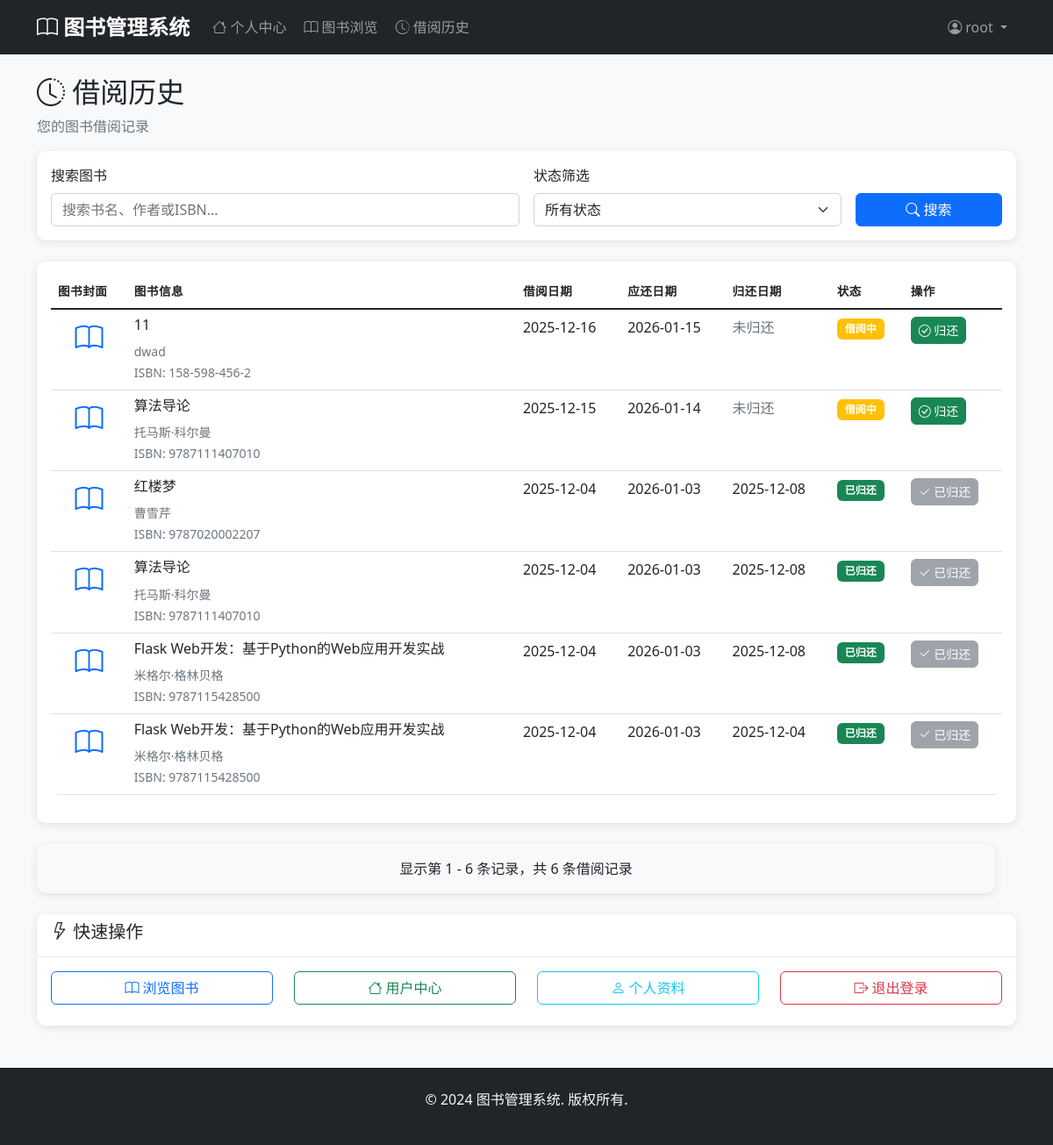
/user/borrow-history (signed in), run on an earlier commit of the app's database.
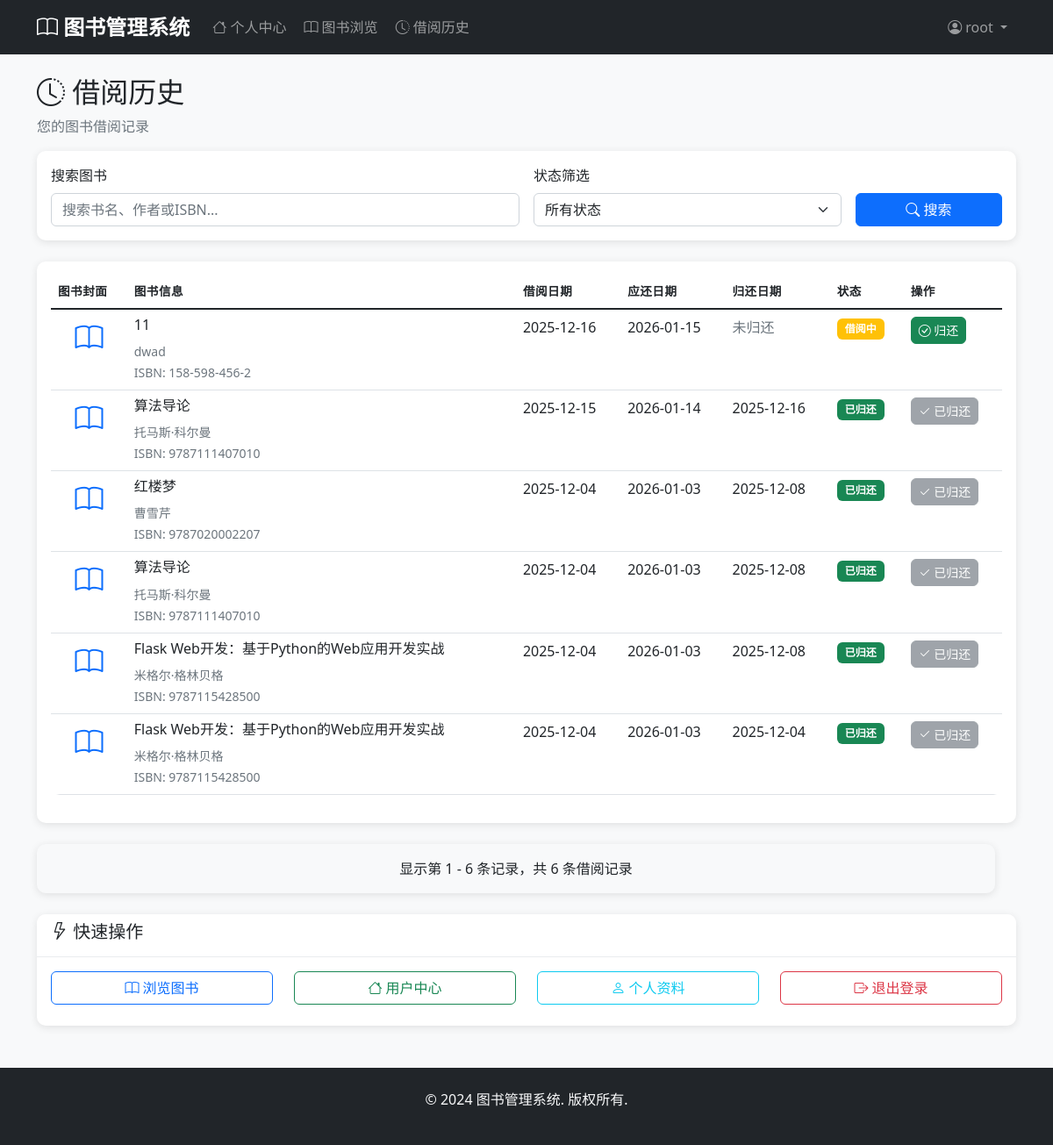
And on a later commit of the database.
### models.py (models this page shows, shortened)
class User(db.Model, UserMixin):
    __tablename__ = 'users'
    id = db.Column(db.Integer, primary_key=True)
    username = db.Column(db.String(80), unique=True, nullable=False)
    email = db.Column(db.String(120), unique=True, nullable=False)
    password_hash = db.Column(db.String(128), nullable=False)
    full_name = db.Column(db.String(100), nullable=False)
    phone = db.Column(db.String(20))
    address = db.Column(db.Text)
    created_at = db.Column(db.DateTime, default=datetime.utcnow)
    borrow_records = db.relationship('BorrowRecord', backref='user', lazy=True)

class BorrowRecord(db.Model):
    __tablename__ = 'borrow_records'
    id = db.Column(db.Integer, primary_key=True)
    user_id = db.Column(db.Integer, db.ForeignKey('users.id'), nullable=False)
    book_id = db.Column(db.Integer, db.ForeignKey('books.id'), nullable=False)
    borrow_date = db.Column(db.DateTime, default=datetime.utcnow)
    due_date = db.Column(db.DateTime, nullable=False)
    return_date = db.Column(db.DateTime)
    status = db.Column(db.String(20), default='borrowed')  # borrowed, returned, overdue
    created_at = db.Column(db.DateTime, default=datetime.utcnow)
    def is_overdue(self):
        if self.return_date:
            return False
        return datetime.utcnow() > self.due_date

class Book(db.Model):
    __tablename__ = 'books'
    id = db.Column(db.Integer, primary_key=True)
    title = db.Column(db.String(200), nullable=False)
    author = db.Column(db.String(100), nullable=False)
    isbn = db.Column(db.String(20), unique=True, nullable=False)
    publisher = db.Column(db.String(100))
    publication_date = db.Column(db.Date)
    quantity = db.Column(db.Integer, default=1)
    available_quantity = db.Column(db.Integer, default=1)
    description = db.Column(db.Text)
    category_id = db.Column(db.Integer, db.ForeignKey('categories.id'), nullable=False)
    created_at = db.Column(db.DateTime, default=datetime.utcnow)
    updated_at = db.Column(db.DateTime, default=datetime.utcnow, onupdate=datetime.utcnow)
    borrow_records = db.relationship('BorrowRecord', backref='book', lazy=True)

### app.py (the view, shortened to what this page needs)
@app.route('/user/borrow-history')
@login_required
def borrow_history():
    if isinstance(current_user, Admin):
        abort(403)
    page = request.args.get('page', 1, type=int)
    search = request.args.get('search', '')
    status = request.args.get('status', '')
    query = BorrowRecord.query.filter_by(user_id=current_user.id)
    if status == 'borrowed':
        query = query.filter(BorrowRecord.status == 'borrowed')
    elif status == 'returned':
        query = query.filter(BorrowRecord.status == 'returned')
    elif status == 'overdue':
        query = query.filter(
            BorrowRecord.status == 'borrowed',
            BorrowRecord.due_date < datetime.utcnow()
        )
    records = query.order_by(BorrowRecord.created_at.desc()).paginate(
        page=page, per_page=10, error_out=False
    )
    return render_template('user/borrow_history.html',
                         records=records,
                         search=search,
                         status=status)

### app.py (called while the page is built)
@login_manager.user_loader
def load_user(user_id):
    try:
        user_id = int(user_id)
        admin = Admin.query.get(user_id)
        if admin:
            return admin
        user = User.query.get(user_id)
        return user
    except (ValueError, TypeError):
        return None

### templates/user/borrow_history.html (shortened to what this page needs)
{% extends "base.html" %}
{% block content %}
<div class="row">
    <div class="col-12">
        <h2><i class="bi bi-clock-history"></i> 借阅历史</h2>
        <p class="text-muted">您的图书借阅记录</p>
    </div>
</div>
<div class="row mb-4">
    <div class="col-12">
        <div class="card">
            <div class="card-body">
                <form method="GET" class="row g-3">
                    <div class="col-md-6">
                        <label for="search" class="form-label">搜索图书</label>
                        <input type="text" class="form-control" id="search" name="search"
                               value="{{ search }}" placeholder="搜索书名、作者或ISBN...">
                    </div>
                    <div class="col-md-4">
                        <label for="status" class="form-label">状态筛选</label>
                        <select class="form-select" id="status" name="status">
                            <option value="">所有状态</option>
                        </select>
                    </div>
                    <div class="col-md-2 d-flex align-items-end">
                        <button type="submit" class="btn btn-primary w-100">
                            <i class="bi bi-search"></i> 搜索
                        </button>
                    </div>
                </form>
            </div>
        </div>
    </div>
</div>
<div class="row">
    {% if records.items %}
        <div class="col-12">
            <div class="card">
                <div class="card-body">
                    <div class="table-responsive">
                        <table class="table table-hover">
                            <thead>
                                <tr>
                                    <th>图书封面</th>
                                    <th>图书信息</th>
                                    <th>借阅日期</th>
                                    <th>应还日期</th>
                                    <th>归还日期</th>
                                    <th>状态</th>
                                    <th>操作</th>
                                </tr>
                            </thead>
                            <tbody>
                                {% for record in records.items %}
                                    <tr>
                                        <td class="text-center">
                                            <i class="bi bi-book text-primary" style="font-size: 2rem;"></i>
                                        </td>
                                        <td>
                                            <h6>{{ record.book.title }}</h6>
                                            <small class="text-muted">{{ record.book.author }}</small><br>
                                            <small class="text-muted">ISBN: {{ record.book.isbn }}</small>
                                        </td>
                                        <td>{{ record.borrow_date.strftime('%Y-%m-%d') }}</td>
                                        <td>{{ record.due_date.strftime('%Y-%m-%d') }}</td>
                                        <td>
                                            {% if record.return_date %}
                                                {{ record.return_date.strftime('%Y-%m-%d') }}
                                            {% else %}
                                                <span class="text-muted">未归还</span>
                                            {% endif %}
                                        </td>
                                        <td>
                                            {% if record.status == 'borrowed' %}
                                                {% if record.is_overdue() %}
                                                    <span class="badge bg-danger">已逾期</span>
                                                {% else %}
                                                    <span class="badge bg-warning">借阅中</span>
                                                {% endif %}
                                            {% elif record.status == 'returned' %}
                                                <span class="badge bg-success">已归还</span>
                                            {% endif %}
                                        </td>
                                        <td>
                                            {% if record.status == 'borrowed' %}
                                                <a href="{{ url_for('return_book', record_id=record.id) }}"
                                                   class="btn btn-sm btn-success"
                                                   onclick="return confirm('确定要归还《{{ record.book.title }}》吗？')">
                                                    <i class="bi bi-check-circle"></i> 归还
                                                </a>
                                            {% else %}
                                                <button class="btn btn-sm btn-secondary" disabled>
                                                    <i class="bi bi-check2"></i> 已归还
                                                </button>
                                            {% endif %}
                                        </td>
                                    </tr>
                                {% endfor %}
                            </tbody>
                        </table>
                    </div>
                </div>
            </div>
        </div>
        <div class="row mt-4">
            <div class="col-12">
                <div class="card bg-light">
                    <div class="card-body text-center">
                        <p class="mb-0">
                            显示第 {{ (records.page - 1) * records.per_page + 1 }} -
                            {{ records.page * records.per_page if records.page * records.per_page < records.total else records.total }}
                            条记录，共 {{ records.total }} 条借阅记录
                        </p>
                    </div>
                </div>
            </div>
        </div>
    {% endif %}
</div>
<div class="row mt-4">
    <div class="col-12">
        <div class="card">
            <div class="card-header">
                <h5><i class="bi bi-lightning"></i> 快速操作</h5>
            </div>
            <div class="card-body">
                <div class="row">
                    <div class="col-md-3 mb-2">
                        <a href="{{ url_for('browse_books') }}" class="btn btn-outline-primary w-100">
                            <i class="bi bi-book"></i> 浏览图书
                        </a>
                    </div>
                    <div class="col-md-3 mb-2">
                        <a href="{{ url_for('user_dashboard') }}" class="btn btn-outline-success w-100">
                            <i class="bi bi-house"></i> 用户中心
                        </a>
                    </div>
                    <div class="col-md-3 mb-2">
                        <a href="{{ url_for('user_profile') }}" class="btn btn-outline-info w-100">
                            <i class="bi bi-person"></i> 个人资料
                        </a>
                    </div>
                    <div class="col-md-3 mb-2">
                        <a href="{{ url_for('logout') }}" class="btn btn-outline-danger w-100">
                            <i class="bi bi-box-arrow-right"></i> 退出登录
                        </a>
                    </div>
                </div>
            </div>
        </div>
    </div>
</div>
{% endblock %}

### templates/base.html (shortened to what this page needs)
<!DOCTYPE html>
<html lang="zh-CN">
<head>
    <link href="https://cdn.jsdelivr.net/npm/bootstrap@5.1.3/dist/css/bootstrap.min.css" rel="stylesheet">
    <link href="https://cdn.jsdelivr.net/npm/bootstrap-icons@1.7.2/font/bootstrap-icons.css" rel="stylesheet">
    <link href="{{ url_for('static', filename='css/style.css') }}" rel="stylesheet">
</head>
<body>
    <nav class="navbar navbar-expand-lg navbar-dark bg-dark">
        <div class="container">
            <a class="navbar-brand" href="{{ url_for('index') }}">
                <i class="bi bi-book"></i> 图书管理系统
            </a>
            <div class="collapse navbar-collapse" id="navbarNav">
                {% if current_user.is_authenticated %}
                    {% if current_user.__class__.__name__ == 'Admin' %}
                        <ul class="navbar-nav me-auto">
                            <li class="nav-item">
                                <a class="nav-link" href="{{ url_for('admin_dashboard') }}">
                                    <i class="bi bi-speedometer2"></i> 仪表板
                                </a>
                            </li>
                            <li class="nav-item dropdown">
                                <a class="nav-link dropdown-toggle" href="#" id="manageDropdown" role="button" data-bs-toggle="dropdown">
                                    <i class="bi bi-gear"></i> 系统管理
                                </a>
                                <ul class="dropdown-menu">
                                    <li><a class="dropdown-item" href="{{ url_for('admin_users') }}">用户管理</a></li>
                                    <li><a class="dropdown-item" href="{{ url_for('admin_books') }}">图书管理</a></li>
                                    <li><a class="dropdown-item" href="{{ url_for('admin_categories') }}">分类管理</a></li>
                                    <li><a class="dropdown-item" href="{{ url_for('admin_borrow_records') }}">借阅记录</a></li>
                                </ul>
                            </li>
                        </ul>
                    {% else %}
                        <ul class="navbar-nav me-auto">
                            <li class="nav-item">
                                <a class="nav-link" href="{{ url_for('user_dashboard') }}">
                                    <i class="bi bi-house"></i> 个人中心
                                </a>
                            </li>
                            <li class="nav-item">
                                <a class="nav-link" href="{{ url_for('browse_books') }}">
                                    <i class="bi bi-book"></i> 图书浏览
                                </a>
                            </li>
                            <li class="nav-item">
                                <a class="nav-link" href="{{ url_for('borrow_history') }}">
                                    <i class="bi bi-clock-history"></i> 借阅历史
                                </a>
                            </li>
                        </ul>
                    {% endif %}
                {% endif %}
                <ul class="navbar-nav">
                    {% if current_user.is_authenticated %}
                        <li class="nav-item dropdown">
                            <a class="nav-link dropdown-toggle" href="#" id="userDropdown" role="button" data-bs-toggle="dropdown">
                                <i class="bi bi-person-circle"></i> {{ current_user.username }}
                            </a>
                        </li>
                    {% endif %}
                </ul>
            </div>
        </div>
    </nav>
    <main class="container mt-4 mb-5">
        {% block content %}{% endblock %}
    </main>
    <footer class="bg-dark text-light py-4 mt-5">
        <div class="container text-center">
            <p>&copy; 2024 图书管理系统. 版权所有.</p>
        </div>
    </footer>
</body>
</html>

### static/css/style.css (style rules this page uses)
body { font-family: 'Segoe UI', Tahoma, Geneva, Verdana, sans-serif; background-color: #f8f9fa; }
.navbar-brand { font-weight: bold; font-size: 1.5rem; }
.navbar-nav .nav-link { border-radius: 5px; margin: 0 2px; transition: all 0.3s ease; }
.card { border: none; border-radius: 10px; box-shadow: 0 2px 10px rgba(0, 0, 0, 0.1); transition: transform 0.2s ease, box-shadow 0.2s ease; }
.card-header { background-color: #fff; border-bottom: 1px solid #e9ecef; border-radius: 10px 10px 0 0 !important; font-weight: 600; }
.btn { border-radius: 6px; font-weight: 500; transition: all 0.3s ease; }
.table { border-radius: 10px; overflow: hidden; }
.table thead th { border-top: none; font-weight: 600; text-transform: uppercase; font-size: 0.85rem; letter-spacing: 0.5px; }
.form-control, .form-select { border-radius: 6px; border: 1px solid #ced4da; transition: all 0.3s ease; }
.badge { font-size: 0.75rem; padding: 0.5em 0.75em; border-radius: 6px; }
.card, .alert { animation: fadeIn 0.5s ease-out; }
footer { margin-top: auto; }

What changed in the data, as far as the page shows it:
changed BorrowRecord (number 2 of 6 on the later page): return_date (not shown) → "2025-12-16"; status "借阅中 归还" → "已归还 已归还"; no longer shows "未归还"
